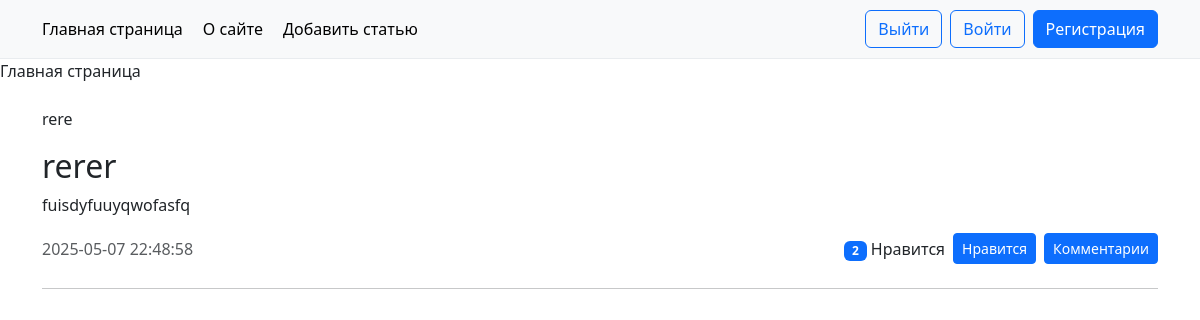
The page / on the database its author committed.
### models/post.py (models this page shows, shortened)
class Post(db.Model):
    id = db.Column(db.Integer, primary_key = True)
    title = db.Column(db.String(30), nullable = False)
    content = db.Column(db.Text(300), nullable = False)
    likes = db.Column(db.Integer, default=0)
    author_id = db.Column(db.String(), db.ForeignKey('account.id'))
    creation_date = db.Column(db.String(), default=datetime.now().strftime('%Y-%m-%d %H:%M:%S'))
    comments = db.relationship('Comment', backref='post', lazy=True)
    @hybrid_property
    def likes_count(self):
        return self.liked_by.count()

### models/account.py (models this page shows, shortened)
class Account(db.Model, UserMixin):
    id = db.Column(db.Integer, primary_key = True)
    name = db.Column(db.String(20), nullable = False, unique=True)
    bio = db.Column(db.String(750), nullable=True)
    password = db.Column(db.String(256), nullable = False)
    posts = db.relationship('Post', backref='author')
    liked_posts = db.relationship('Post', secondary=likes, backref=db.backref('liked_by', lazy='dynamic'), lazy='dynamic', cascade='all, delete')
    comments = db.relationship('Comment', backref='author')
    liked_comments = db.relationship('Comment', secondary=acc_likes_com, backref=db.backref('liked_by', lazy='dynamic'), cascade='all, delete')
    following_to = db.relationship('Account', secondary=acc_follows_acc,
                                   primaryjoin=(id == acc_follows_acc.c.follower_id),
                                   secondaryjoin=(id == acc_follows_acc.c.followed_id),
                                   backref=db.backref('followers', lazy='dynamic'),
                                   lazy='dynamic',
                                   cascade='all, delete')

### pages_controller/home_controller.py (the view, shortened to what this page needs)
def home_page():
    posts = post_access.get_all_records()
    return render_template('home.html', posts=posts)

### functions/my_logging.py (called while the page is built)
def write_logs(func):
    def wrapper(*args, **kwargs):
        function_name = func.__name__
        start_time = datetime.now()
        try:
            result = func(*args, **kwargs)
            return result
        except Exception as error:
            exec_time = datetime.now() - start_time
            log_file_path = path.join(LOGS_FILE_LOCATION, 'logs.txt')
            with open(log_file_path, 'a') as logs_file:
                logs_file.write(f'{function_name} | {exec_time} | {datetime.now()}| {error} \n')
            print('!ERROR LOGGED!')
    return wrapper

### repository/ParentAccess.py (called while the page is built)
    @write_logs
    def get_all_records(self):
        return self.model.query.all()

### templates/home.html (shortened to what this page needs)
{% extends 'base.html' %}
{% block content %}
<a>Главная страница</a>
<main class="container mt-4">
    {% for post in posts %}
    <div class="article mb-4">
        <p class="article-author">{{ post.author.name }}</p>
        <h2 class="article-title">{{ post.title }}</h2>
        <p class="article-content">{{ post.content }}</p>
        <div class="article-footer d-flex justify-content-between align-items-center">
            <span class="article-date text-muted">{{ post.creation_date }}</span>
            <div class="d-flex align-items-center">
                <span class="article-likes me-2">
                    <span class="badge bg-primary">{{ post.likes_count }}</span> Нравится
                </span>
                <form method="POST" class="d-inline">
                    <button type="submit" class="btn btn-primary btn-sm">Нравится</button>
                </form>
                <a href="{{ url_for('post_page', post_id=post.id) }}" class="btn btn-primary btn-sm ms-2">Комментарии</a>
            </div>
        </div>
    </div>
    <hr>
    {% endfor %}
</main>
{% endblock %}

### rows shown on the page
Post: author.name "rere", title "rerer", content "fuisdyfuuyqwofasfq", creation_date "2025-05-07 22:48:58", likes_count "2"
